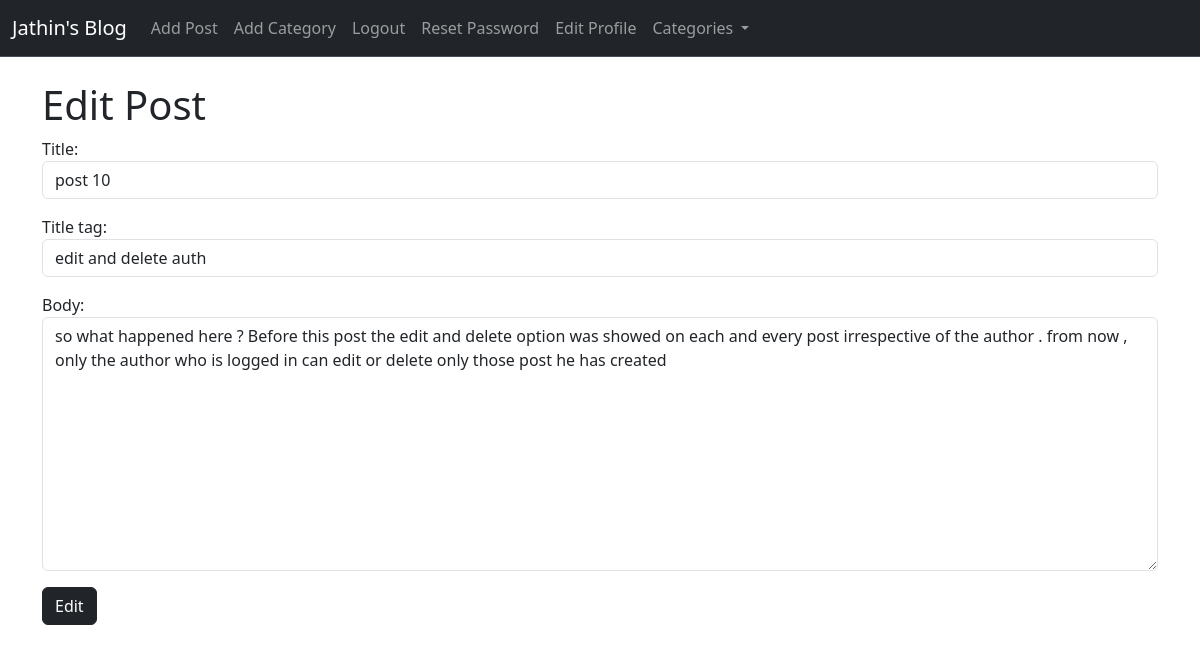
Before: /updatepost/12 (signed in) with the older database file.
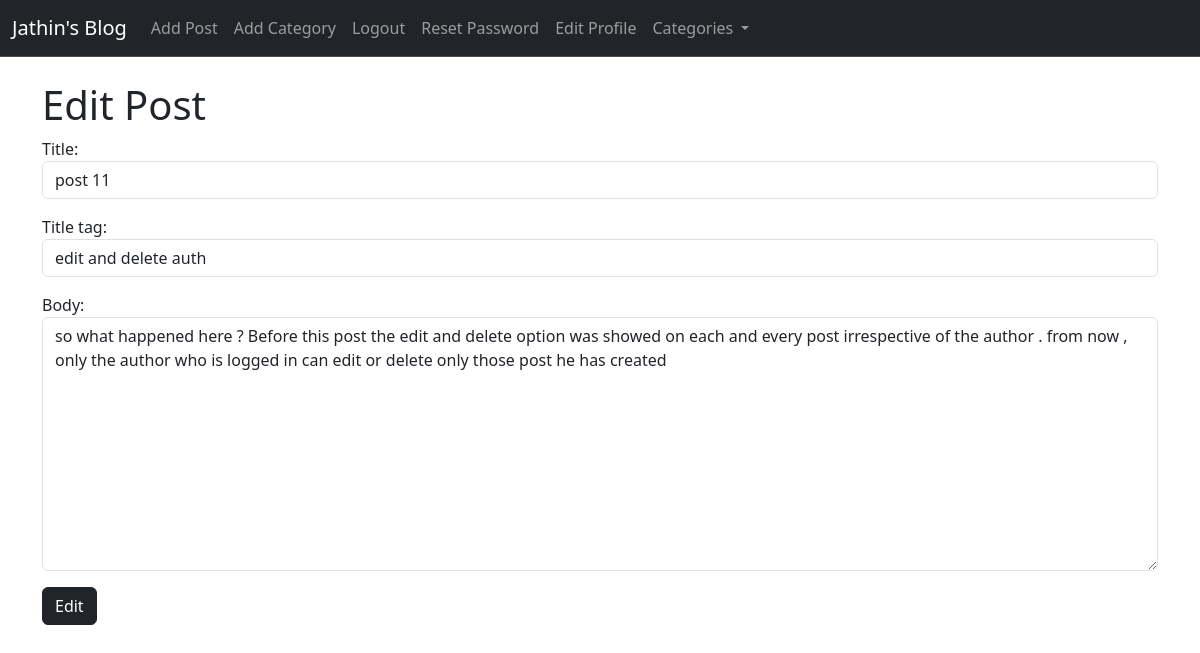
After: the same page with the newer database file.
### post/models.py (models this page shows, shortened)
class Post(models.Model):
    title = models.CharField(max_length=50)
    title_tag=models.CharField(max_length=20, null=True)
    author = models.ForeignKey(User, on_delete=models.CASCADE)
    body = RichTextField(blank=True, null=True)
    post_time=models.TimeField(auto_now_add=True)
    post_date=models.DateField(auto_now_add=True)
    category=models.CharField(max_length=225, default='coding')
    likes=models.ManyToManyField(User, related_name="blog_likes")

### post/views.py (the view, shortened to what this page needs)
# urls.py: path('updatepost/<int:pk>', Updatearticlepost.as_view(),name='updatepost' ),
class Updatearticlepost(UpdateView):
    model=Post
    template_name="updatepost.html"
    form_class=UpdateForm

### post/forms.py
class UpdateForm(forms.ModelForm):
    class Meta:
        model=Post
        fields=('title','title_tag', 'body',)
        widgets={
            'title':forms.TextInput(attrs={'class':'form-control'}),
            'title_tag':forms.TextInput(attrs={'class':'form-control'}),
            'body':forms.Textarea(attrs={'class':'form-control', }),
        }

### post/templates/updatepost.html (shortened to what this page needs)
{% extends 'base.html' %}
{% block content %}
{% if user.is_authenticated and post.author == user%}
<h1>Edit Post</h1>
<form method="POST">
{{ form.as_p }}
<button type="submit" class="btn btn-dark">Edit</button>
</form>
{% else %} Wait .. You are not authorised Bitch .. are you ?
{% endif %}
{% endblock %}

Changed rows visible on the page:
changed Post "edit and delete auth": title "post 10" → "post 11"
